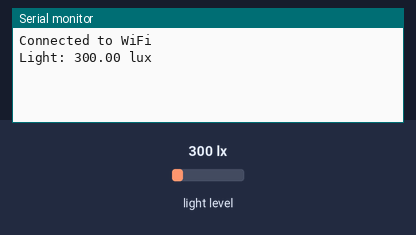
A sketch run on a simulated Arduino MKR. Parts: the last lines printed to the serial monitor. The test bench sets the inputs (shaded band); at power-on: light level 300 lx. WiFi joins after 1.5 s; servers stay silent unless stated; web services answer with replies made up by the test bench.

Above: at 2.7 s.
2.8 s: light level set to 500 lx
At 8.1 s:
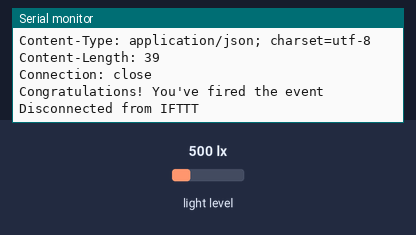
8.8 s: light level set to 40 lx
At 13.8 s:
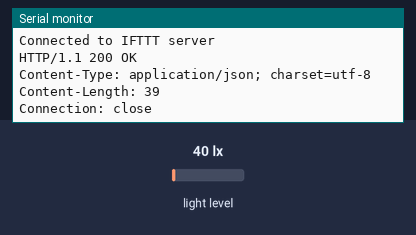
Timing chart, 0 to 15.3 s (numbered marks = the images above; inputs shaded):
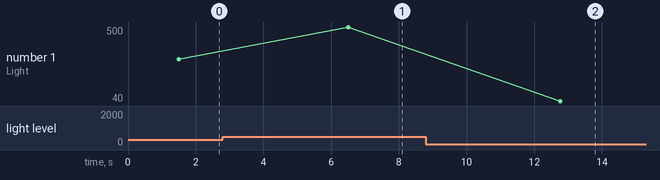

Measured:
- after the input at 2.8 s, the serial monitor: prints a new line after 3.7 s (image 1)
- after the input at 8.8 s, the serial monitor: prints a new line after 4.0 s (image 2)
- plotted number 1: 300 → 500 after the input at 2.8 s, 500 → 40 after the input at 8.8 s

The sketch:

Task3_1IFTTT.ino.ino
```cpp
#include <WiFiNINA.h> // Helps the Arduino connect to WiFi.
#include <ArduinoHttpClient.h>   // Allows sending web requests (to IFTTT).
#include <Wire.h> // Needed for I2C communication (used by the BH1750 sensor).
#include <BH1750.h> //  Library to read light levels from the sensor.

BH1750 lightSensor;  // Creates a BH1750 sensor object
WiFiClient client;    // Handles WiFi connection

const char* ssid = "WiFi-1D3B01";
const char* password = "14880964";

// IFTTT settings
const char* HOST_NAME = "maker.ifttt.com";
const int HTTPS_PORT = 80;  // HTTP (change to 443 for HTTPS with additional SSL setup)
const String IFTTT_KEY = "cgcAKLu3Al6Gf9gzoZxDx7";  // Replace with your key


String queryString = "?value1=";

WiFiClient wifiClient;
HttpClient httpClient = HttpClient(wifiClient, "maker.ifttt.com", 80);


// Light threshold (adjust based on testing)
float lightThreshold = 300.0; // Adjust based on testing (in lux)
bool sunlightDetected = false; // Tracks if sunlight is currently detected

void setup() {
  Serial.begin(9600);  // Start serial communication (for debugging)
  Wire.begin(); // Initialize I2C (for BH1750 sensor)
  // Initialize the light sensor
  lightSensor.begin(BH1750::CONTINUOUS_HIGH_RES_MODE);

 // Connect to WiFi
  WiFi.begin(ssid, password);
  while (WiFi.status() != WL_CONNECTED) {
    delay(1000);
    Serial.println("Connecting to WiFi...");
  }
  Serial.println("Connected to WiFi");
}

void loop() {
  float lux = lightSensor.readLightLevel(); // Read light level in lux
  Serial.print("Light: ");
  Serial.print(lux);
  Serial.println(" lux"); // Print to Serial Monitor

// Check if sunlight is detected
  if (lux > lightThreshold && !sunlightDetected) {
    sendIFTTTNotification("Sunlight_detected "); // Send IFTTT alert
    sunlightDetected = true; // Update state
  } else if (lux <= lightThreshold && sunlightDetected) {
    sendIFTTTNotification("Sunlight_not_detected");
    sunlightDetected = false; // Update state
  }

  delay(5000); // Wait 5 seconds before next check

}

void sendIFTTTNotification(String eventName) {
  Serial.println("Attempting to connect to IFTTT...");

  if (client.connect(HOST_NAME, HTTPS_PORT)) {
    Serial.println("Connected to IFTTT server");

// Construct the HTTP GET request
    String path = "https://maker.ifttt.com/trigger/"+ eventName +"/with/key/"+ IFTTT_KEY;

    // Construct the request
      client.println("GET " + String(path) + queryString + " HTTP/1.1");
       client.println("Host: " + String(HOST_NAME));
      client.println("Connection: close");
      client.println();  // End of the HTTP header


    // Wait for response (5-second timeout)
    unsigned long timeout = millis();
    while (client.connected() && millis() - timeout < 5000) {
      if (client.available()) {
        String line = client.readStringUntil('\r');
        Serial.print(line); // Print IFTTT response
      }
    }

    client.stop(); // Close connection
    Serial.println("\nDisconnected from IFTTT");
  } else {
    Serial.println("Connection to IFTTT failed!");
  }
}
```
